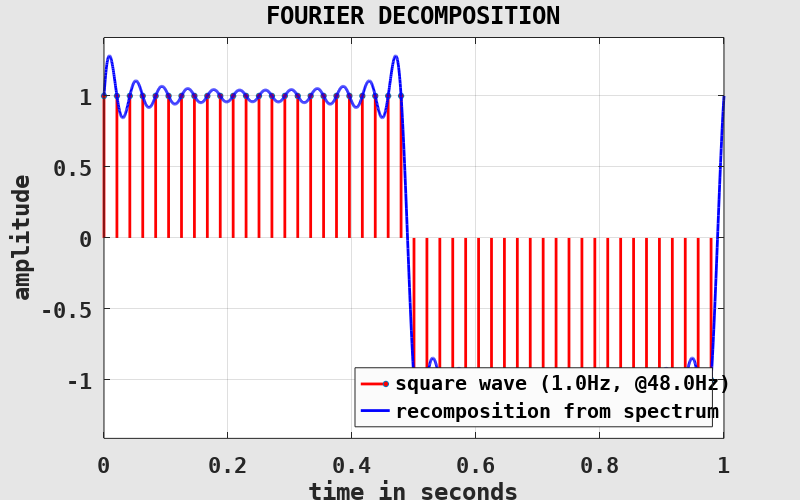
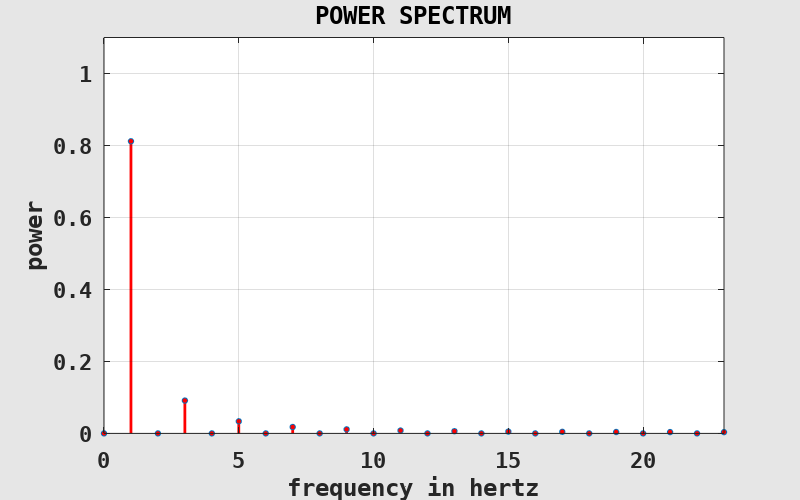

The MATLAB script that drew these images, in order:
clearvars( '-except', '-regexp', '^fig\d*$' );

	% -----------------------------------------------------------------------
	% a discrete test signal (square wave with frequency f and length L)
	% -----------------------------------------------------------------------
f = 1;
L = 1; % length in seconds, EXERCISE!

fS = 48; % sampling rate, EXERCISE!
N = floor( L * fS );

ti = (0:N-1) / fS; % quantized time values
xi = 2*(2*floor( f * ti ) - floor( 2*f * ti ) + 1) - 1; % quantized square wave
%xi = 2*(ti/f - floor( 1/2 + ti/f )); % sawtooth wave
%xi = 2*abs( 2*(ti/f - floor( 1/2 + ti/f )) ) - 1; % triangle wave

	% -----------------------------------------------------------------------
	% apply a phase shift to test signal
	% -----------------------------------------------------------------------
phase = 0; % phase shift in degrees, EXERCISE!
xi = circshift( xi, [0, round( f*fS*phase/360 )] );

	% -----------------------------------------------------------------------
	% Fourier transform the test signal
	% -----------------------------------------------------------------------
fNy = fS / 2; % Nyquist frequency

Xk = fft( xi ) / N; % complex Fourier coefficients

fk = (0:N-1) / N * fS; % frequency values
fk(fk >= fNy) = fk(fk >= fNy) - fS; % imply negative frequencies

	% -----------------------------------------------------------------------
	% compute the power spectral density (aka power spectrum)
	% -----------------------------------------------------------------------
Pk = abs( Xk ) .^ 2;

Pk(fk < 0) = []; % remove negative frequency components
Xk(fk < 0) = [];
fk(fk < 0) = [];

Pk(2:end) = 2 * Pk(2:end); % rescale to match total power
Xk(2:end) = sqrt( 2 ) * Xk(2:end);

	% -----------------------------------------------------------------------
	% re-composite signal from spectrum
	% THIS PART IS NOT IMPORTANT FOR FOLLOWING THE LECTURE!
	% -----------------------------------------------------------------------
dt = 1 / 2000; % temporal resolution
t = linspace( 0, L, L / dt );

xr = Xk(1) * ones( 1, numel( t ) );
for j = 2:numel( Xk )
	%xr = xr + sqrt( 2 ) * sqrt( Pk(j) ) * sin( 2*pi*fk(j) * t ); % reconstruction from powers
	xr = xr + sqrt( 2 ) * (Xk(j) * exp( 2*pi*i*fk(j) * t ) ); % reconstruction from Fourier coefficients
end
xr = real( xr );

	% -----------------------------------------------------------------------
	% plot Fourier decomposition
	% THIS PART IS NOT IMPORTANT FOR FOLLOWING THE LECTURE!
	% -----------------------------------------------------------------------
if exist( 'fig1', 'var' ) ~= 1 || ~ishandle( fig1 ) % prepare figure window
	fig1 = figure( ...
		'Color', [0.9, 0.9, 0.9], 'InvertHardcopy', 'off', ...
		'PaperPosition', [0, 0, 8, 5], ...
		'defaultAxesFontName', 'DejaVu Sans Mono', 'defaultAxesFontSize', 16, 'defaultAxesFontWeight', 'bold', ...
		'defaultAxesNextPlot', 'add', ...
		'defaultAxesBox', 'on', 'defaultAxesLayer', 'top', ...
		'defaultAxesXGrid', 'on', 'defaultAxesYGrid', 'on' );
end

figure( fig1 ); % set and clear current figure
clf( fig1 );

set( fig1, 'Name', 'FOURIER DECOMPOSITION' ); % set labels
title( get( fig1, 'Name' ) );

xlabel( 'time in seconds' );
ylabel( 'amplitude' );

xlim( [0, L] ); % set axes
ylim( [-1, 1] * max( abs( cat( 2, xi, xr ) ) ) * 1.1 );

stem( ti, xi, ... % plot discrete signal
	'Color', 'red', 'LineWidth', 2, 'MarkerSize', 4, 'MarkerFaceColor', 'red', ...
	'ShowBaseLine', 'off' );

plot( t, xr, ... % plot recomposed signal
	'Color', 'blue', 'LineWidth', 2 );

h = legend( {sprintf( 'square wave (%.1fHz, @%.1fHz)', f, fS ), 'recomposition from spectrum'}, ...
	'Location', 'southeast' );
set( h, 'Color', [0.9825, 0.9825, 0.9825] );

	% -----------------------------------------------------------------------
	% plot power spectrum
	% THIS PART IS NOT IMPORTANT FOR FOLLOWING THE LECTURE!
	% -----------------------------------------------------------------------
if exist( 'fig2', 'var' ) ~= 1 || ~ishandle( fig2 ) % prepare figure window
	fig2 = figure( ...
		'Color', [0.9, 0.9, 0.9], 'InvertHardcopy', 'off', ...
		'PaperPosition', [0, 0, 8, 5], ...
		'defaultAxesFontName', 'DejaVu Sans Mono', 'defaultAxesFontSize', 16, 'defaultAxesFontWeight', 'bold', ...
		'defaultAxesNextPlot', 'add', ...
		'defaultAxesBox', 'on', 'defaultAxesLayer', 'top', ...
		'defaultAxesXGrid', 'on', 'defaultAxesYGrid', 'on' );
end

figure( fig2 ); % set and clear current figure
clf( fig2 );

set( fig2, 'Name', 'POWER SPECTRUM' ); % set labels
title( get( fig2, 'Name' ) );

xlabel( 'frequency in hertz' );
ylabel( 'power' );

xlim( [0, max( fk )] ); % set axes
ylim( [0, 1] * 1.1 );

stem( fk, Pk, ... % plot power spectrum
	'Color', 'red', 'LineWidth', 2, 'MarkerSize', 4, 'MarkerFaceColor', 'red', ...
	'ShowBaseLine', 'off' );

	% -----------------------------------------------------------------------
	% write plot images
	% THIS PART IS NOT IMPORTANT FOR FOLLOWING THE LECTURE!
	% -----------------------------------------------------------------------
print( fig1, 'fdomain_decomp', '-depsc2', '-loose' );
print( fig2, 'fdomain_powspec', '-depsc2', '-loose' );
